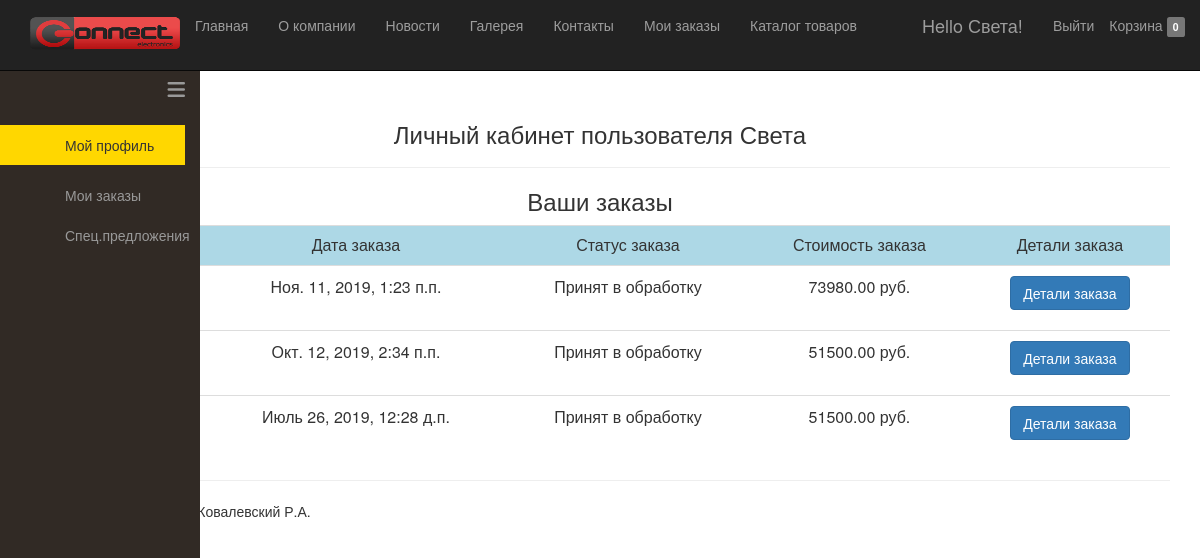
/account/ (signed in), run on the app's committed database.
### app/models.py (models this page shows, shortened)
class Order(models.Model):
    user=models.ForeignKey(settings.AUTH_USER_MODEL)
    items=models.ManyToManyField(Cart)
    total=models.DecimalField(max_digits=9, decimal_places=2,default=0.00)
    first_name=models.CharField(max_length=200)
    last_name=models.CharField(max_length=200)
    phone=models.CharField(max_length=20)
    address=models.CharField(max_length=255)
    buying_type=models.CharField(max_length=40, choices=(('Самовывоз','Самовывоз'),('Доставка','Доставка')),default='Самовывоз')
    date=models.DateTimeField(auto_now_add=True)
    comments=models.TextField()
    status=models.CharField(max_length=100,choices=ORDER_STATUS_CHOICES,
                            default=ORDER_STATUS_CHOICES[0][0])

### app/views.py (the view)
# urls.py: url(r'^account/$',account_view,name='account'),
def account_view(request):
    order=Order.objects.filter(user=request.user).order_by('-id')#.order_by('-id') более новый заказ на верхних строчках
    context={
        'order':order,
        }
    return render(request,'app/account.html',context)

### app/templates/app/account.html (shortened to what this page needs)
﻿{% extends "app/layout.html" %}
{% block content %}
<h3 class="text-center">Личный кабинет пользователя {{ request.user }}</h3>
<hr />
<h3 class="text-center">Ваши заказы</h3>
<table class="table">
    <tr style="background:lightblue;">
        <td class="text-center">Номер заказа</td>
        <td class="text-center">Дата заказа</td>
        <td class="text-center">Статус заказа</td>
        <td class="text-center">Стоимость заказа</td>
        <td class="text-center">Детали заказа</td>
    </tr>
     {% for item in order %}
    <tr>
        <td class="text-center" style="padding-top:10px;padding-bottom:20px;">{{ item.id }}</td>
        <td class="text-center" style="padding-top:10px;padding-bottom:20px;">{{ item.date }}</td>
        <td class="text-center" style="padding-top:10px;padding-bottom:20px;">{{ item.status }}</td>
        <td class="text-center" style="padding-top:10px;padding-bottom:20px;">{{ item.total }} руб.</td>
        <td class="text-center" style="padding-top:10px;padding-bottom:20px;"><button type="button"
        class="btn btn-primary btn-md" data-toggle="modal" data-target="#myModal-{{ item.id }}">
        Детали заказа</button>
        </td>
    </tr>
    {% endfor %}
</table>
{% endblock %}

### app/templates/app/loginpartial.html (shortened to what this page needs)
{% if user.is_authenticated %}
<form id="logoutForm" action="/logout" method="post" class="navbar-right">
    {% if  user.is_authenticated %} {% if not user.is_staff %}{% if  not user.is_superuser %}
      <ul class="nav navbar-nav navbar-right">
       <li><a href="{% url 'cart' %}">Корзина
            <span class="label label-default"> <span class="bange" id="cart_count">
           {% if not request.session.total %}
          0 {% else %}{{ request.session.total }} {% endif %}</span></span>
           </a></li>
     </ul>
     {% endif %} {% endif %} {% endif %}
    <ul class="nav navbar-nav navbar-right">
        <li><span class="navbar-brand">Hello {{ user.username }}!</span></li>
        <li><a href="javascript:document.getElementById('logoutForm').submit()">Выйти</a></li>
    </ul>
</form>
{% else %}
<ul class="nav navbar-nav navbar-right">
    <li><a href="{% url 'login' %}">Вход на сайт</a></li>
</ul>
{% endif %}

### app/static/app/content/site.css (style rules this page uses)
body { padding-top: 20px; padding-bottom: 20px; }
*, *::before, *::after { box-sizing: border-box; }

### data on the page
Order: date "Ноя. 11, 2019, 1:23 п.п.", status "Принят в обработку", total "73980.00"
Order: date "Окт. 12, 2019, 2:34 п.п.", status "Принят в обработку", total "51500.00"
Order: date "Июль 26, 2019, 12:28 д.п.", status "Принят в обработку", total "51500.00"

### other printed values
{{ user.username }} "Света"
{{ request.user }} "Света"
